Frame 1 (no input): blank canvas, image omitted
Frame 60 (the mouse pressed at the canvas centre just before this capture): blank canvas, image omitted
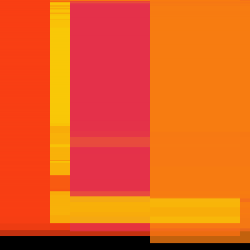
Frame 120 (the mouse held since frame 60 and released just before this capture)

The Processing sketch whose frames 1 and 60 were blank and that drew this single picture after the mouse press (run headless with seeded random() and noise(); from frame 60 on, the mouse is pressed at the canvas centre):

// Processing sketch: processing_18715
// ── processing_18715.pde

void setup () {
  size (250, 250);
  background (0);
  smooth ();
  frameRate (10);
}
 
void draw () {
  fill (0, 50);
  noStroke ();
  rect (0,250,width,height);
  
  fill (#F93E13, 200);
  for (int i = 0; i <= mouseY; i += 5) {
    rect (0, random (i), width-10, random (i));
  }
  fill (#F9C806, 200);
  for (int i = 0; i <= mouseY; i += 5) {
    rect (50, random (i), width-60, random (i));
  }
  fill (#E4304A, 200);
  for (int i = 0; i <= mouseY; i += 5) {
    rect (70, random (i), width-40, random (i));
  }
  fill (#F77C10, 200);
  for (int i = 0; i <= mouseY; i += 5) {
    rect (150, random (i), width-50, random (i));
  }
}
